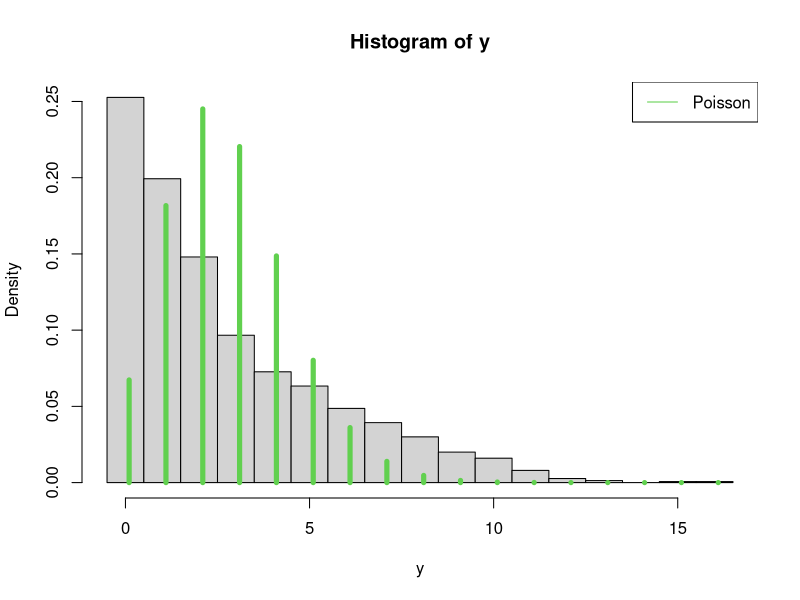
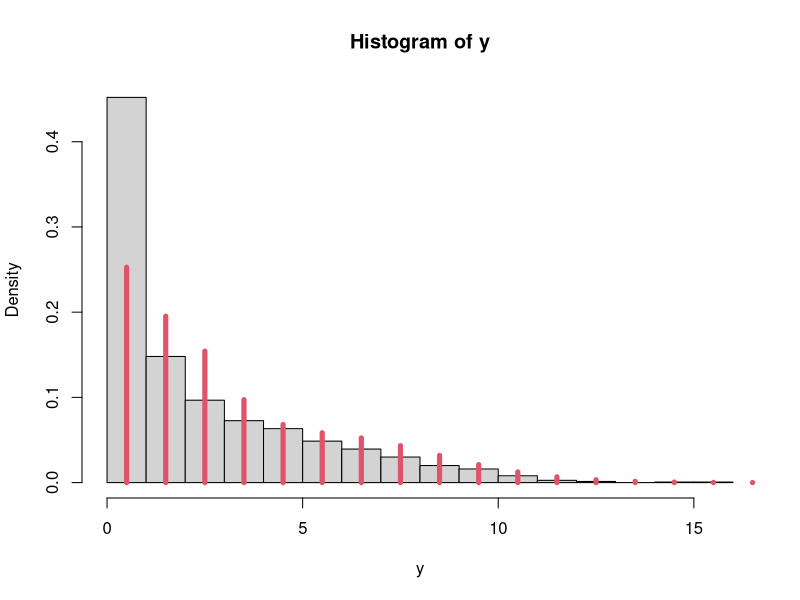
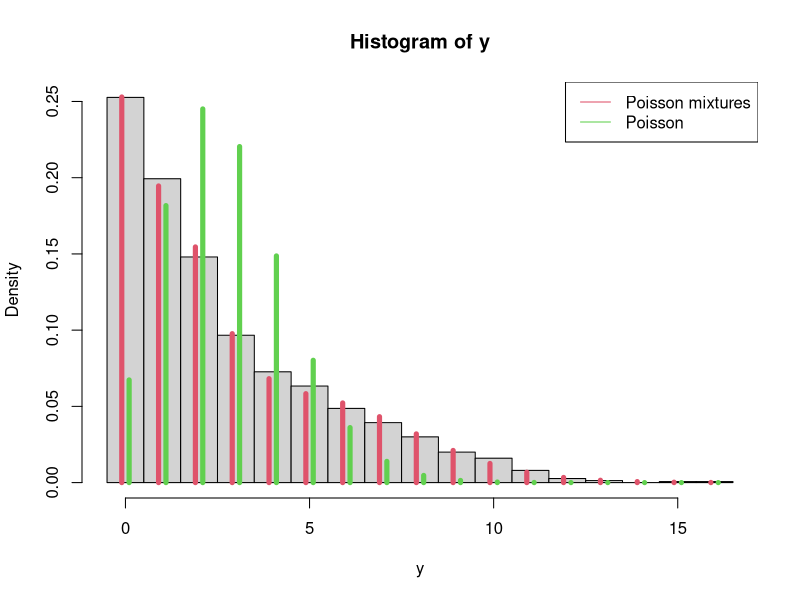

Write R code to recreate these figures, in order.
#Exer 4.2
# Amount of reported of encounters
x = data.frame(enc=0:16,
               freq=c(379,299,222,145,109,95,73,59,45,30,24,12,4,2,0,1,1))
# how many gays in the study
N = sum(x$freq)

# The amount of encounters per person, 1 entry equal to one person
y = rep(x$enc,x$freq)


#For Poisson distribution, mean and variance should be approximately equal
show(c(mean(y),var(y)))
hist(y,breaks=-0.5+c(0:17),freq=F)
pois.hat = mean(y)
z = 0:16

# How the density looks like for the poisson
for(i in 1:length(z))
  lines(c(z[i]+0.1,z[i]+0.1),c(0,dpois(z[i],pois.hat)),lwd=5,col=3)

legend("topright",c("Poisson"),lty=1,col=3)


#Log-likelihood function, for observed data
loglik = function(alpha,beta,mu,lambda,x)
{
  l = 0
  for(i in 1:length(x$enc))
  {
    e = x$enc[i]
    n = x$freq[i]
    if(e==0)
      l = l + n*log(alpha+beta*exp(-mu)+(1-alpha-beta)*exp(-lambda))
    else
      # gamma(n) = (n-1)!
      l = l + n*log(beta*exp(-mu)*mu^e+
                    (1-alpha-beta)*exp(-lambda)*lambda^e)-log(gamma(e+1))
  }
  l
}


#-loglik for optimization, parameters in a vector and transformed
# some reason to not call the last function
minusloglik = function(param,x)
{
  alpha = exp(param[1])/(1+exp(param[1]))    #Transforming to [0,1] interval
  beta = exp(param[2])/(1+exp(param[2]))     #Transforming to [0,1] interval
  mu = exp(param[3])                        #Transforming to positive value
  lambda = exp(param[4])                    #Transforming to positive value

  l = 0
  for(i in 1:length(x$enc))
  {
    e = x$enc[i]
    n = x$freq[i]
    if(e==0)
      l = l + n*log(alpha+beta*exp(-mu)+(1-alpha-beta)*exp(-lambda))
    else
      l = l + n*log(beta*exp(-mu)*mu^e+
                    (1-alpha-beta)*exp(-lambda)*lambda^e)-log(gamma(e+1))
  }
  show(c(alpha,beta,mu,lambda,l))
  -l
}
param.init = c(0,-1,0,1)
res = optim(param.init,minusloglik,x=x)

param = res$par
#Transforming back to original scale
alpha = exp(param[1])/(1+exp(param[1]))    #Transforming to [0,1] interval
beta = exp(param[2])/(1+exp(param[2]))     #Transforming to [0,1] interval
mu = exp(param[3])                        #Transforming to positive value
lambda = exp(param[4])                    #Transforming to positive value
print("Estimates from Newton's method")
show(c(alpha,beta,mu,lambda))

#Show results, of optimizing w.r.t. the observed data
hist(y,freq=F)
z = 0:16
prob = (beta*exp(-mu)*mu^z + 
       (1-alpha-beta)*exp(-lambda)*lambda^z)/gamma(z+1)
prob[1] = prob[1]+alpha
for(i in 1:length(z))
  lines(c(z[i]+0.5,z[i]+0.5),c(0,prob[i]),lwd=5,col=2)


# Trying out the EM algorithm on the same problem

# initializing some parameters
alpha = 0.6
beta = 0.3
mu = 1
lambda = 10

i = 0:16
eps = 0.001
l = loglik(alpha,beta,mu,lambda,x)
more = TRUE
while(more)
{
 l.old = l
 # calculating the pi function, need to add alpha when i=0 (index = 1 in R)
 pi = (beta*exp(-mu)*mu^i + (1-alpha-beta)*exp(-lambda)*lambda^i)
 pi[1] = pi[1]+alpha
 
 #calculating the probabilty of staying in the different groups
 zstat0 = alpha/pi[1]
 tstat = beta*exp(-mu)*mu^i/pi
 pstat = (1-alpha-beta)*exp(-lambda)*lambda^i/pi
 
 # updating the coefficents by task a)
 alpha = x$freq[1]*zstat0/N
 beta = sum(x$freq*tstat)/N
 mu = sum(i*x$freq*tstat)/sum(x$freq*tstat)
 lambda = sum(i*x$freq*pstat)/sum(x$freq*pstat)
 
 
 param = c(log(alpha/(1-alpha)),log(beta/(1-beta)),log(mu),log(1-alpha-beta))
 l = loglik(alpha,beta,mu,lambda,x)
 more = abs(l-l.old)>eps
 show(c(alpha,beta,mu,lambda,l))
}
print("Estimates from the EM algorithm")
show(c(alpha,beta,mu,lambda))
#Not working properly:
#hist(y,freq=F)     #This gives a histogram where breaks do not match the categories


hist(y,breaks=-0.5+c(0:17),freq=F)
#hist(y,freq=F)
z = 0:16
prob = (beta*exp(-mu)*mu^z + (1-alpha-beta)*exp(-lambda)*lambda^z)/gamma(z+1)

# How the probability for every single state, i = 0, 1, 2, ..., 16 has been updated
prob[1] = prob[1]+alpha
for(i in 1:length(z))
  lines(c(z[i]-0.1,z[i]-0.1),c(0,prob[i]),lwd=5,col=2)

# Compared with the start
pois.hat = mean(y)
for(i in 1:length(z))
  lines(c(z[i]+0.1,z[i]+0.1),c(0,dpois(z[i],pois.hat)),lwd=5,col=3)

legend("topright",c("Poisson mixtures","Poisson"),lty=1,col=2:3)

